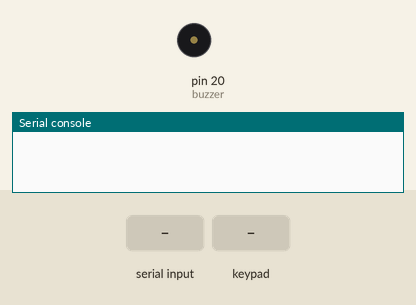
The program below on a simulated MicroPython board. On the bench: buzzer (waves = sounding), the last lines printed to the serial console. Inputs (shaded band) come from the test bench.

Above: at 1.7 s.
1.8 s: "A" typed at the serial console, then Enter
At 1.95 s:
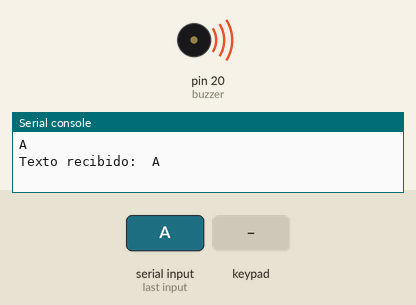
3.3 s: keypad keys 1 2 A pressed 0.4 s apart
At 5.9 s:
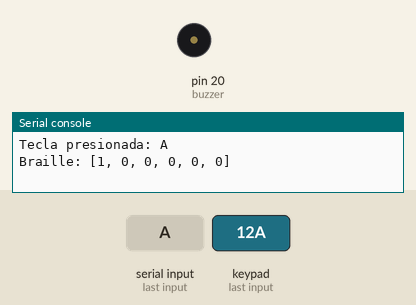
9.6 s: key 'B' pressed
At 9.95 s:
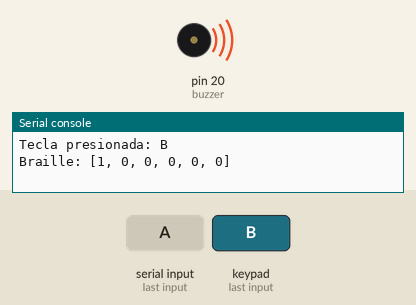
Timing chart, 0 to 12.3 s (numbered marks = the images above; inputs shaded):
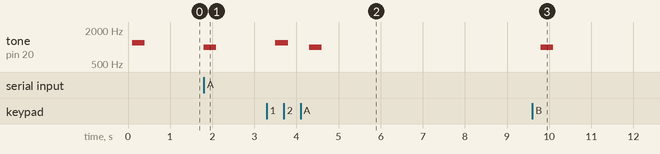

The program:

Rasp_Funciona.py
```python
from machine import Pin, PWM
import time
import select
import sys


texto = ""
texto_recibido = ""

time.sleep(0.1)


# Pines del teclado matricial
Horisontal_pin = [2, 3, 4, 5]
Vertical_pin = [6, 7, 8, 9]

# Definir las teclas del teclado
keys = [['1', '2', "3", "A"],
        ['4', '5', "6", "B"],
        ['7', '8', "9", "C"],
        ['*', '0', "#", "D"]]

# Inicializar filas y columnas
rows = [Pin(pin, Pin.OUT) for pin in Horisontal_pin]
cols = [Pin(pin, Pin.IN, Pin.PULL_DOWN) for pin in Vertical_pin]

# Configurar buzzer pasivo en pin 20 con PWM
buzzer = PWM(Pin(20))

# Función beep para hacer sonar buzzer pasivo
def beep(frequency, duration):
    buzzer.freq(frequency)
    buzzer.duty_u16(60000)  # Duty cycle alto para mejor volumen (max 65535)
    time.sleep(duration)
    buzzer.duty_u16(0)
    time.sleep(0.1)

# Diccionario Braille con 6 puntos por letra
braille_dict = {
    'a': [1, 0, 0, 0, 0, 0],
    'b': [1, 0, 1, 0, 0, 0],
    'c': [1, 1, 0, 0, 0, 0],
    'd': [1, 1, 0, 1, 0, 0],
    'e': [1, 0, 0, 1, 0, 0],
    'f': [1, 1, 1, 0, 0, 0],
    'g': [1, 1, 1, 1, 0, 0],
    'h': [1, 0, 1, 1, 0, 0],
    'i': [0, 1, 1, 0, 0, 0],
    'j': [0, 1, 1, 1, 0, 0],
    'k': [1, 0, 0, 0, 1, 0],
    'l': [1, 0, 1, 0, 1, 0],
    'm': [1, 1, 0, 0, 1, 0],
    'n': [1, 1, 0, 1, 1, 0],
    'o': [1, 0, 0, 1, 1, 0],
    'p': [1, 1, 1, 0, 1, 0],
    'q': [1, 1, 1, 1, 1, 0],
    'r': [1, 0, 1, 1, 1, 0],
    's': [0, 1, 1, 0, 1, 0],
    't': [0, 1, 1, 1, 1, 0],
    'u': [1, 0, 0, 0, 1, 1],
    'v': [1, 0, 1, 0, 1, 1],
    'w': [0, 1, 1, 1, 0, 1],
    'x': [1, 1, 0, 0, 1, 1],
    'y': [1, 1, 0, 1, 1, 1],
    'z': [1, 0, 0, 1, 1, 1],
    ' ': [0, 0, 0, 0, 0, 0],
}

texto = ""
# Convertir texto a lista de patrones Braille
braille_letras = [braille_dict[letra] for letra in texto]
indice_actual = 0

# Función para escanear teclado
def scan_keypad():
    for row_idx, row in enumerate(rows):
        row.high()
        for col_idx, col in enumerate(cols):
            if col.value() == 1:
                time.sleep(0.2)
                row.low()
                return keys[row_idx][col_idx]
        row.low()
    return None

# Mostrar letra en Braille con sonidos en buzzer
def mostrar_braille(patron):
    print("Braille:", patron)
    for punto in patron:
        if punto == 1:
            beep(1000, 0.3)  # Sonido tono 1000Hz por 0.3s
        else:
            time.sleep(0.3)
        time.sleep(0.2)
    time.sleep(0.5)

# Función para validar si una tecla es correcta
def validar_tecla(tecla, patron_braille):
    # Teclas válidas corresponden a las posiciones 1, 2, 4, 5, 7, 8
    posiciones_validas = {
        '1': 0,  # 1 corresponde al primer punto
        '2': 1,  # 2 corresponde al segundo punto
        '4': 2,  # 4 corresponde al tercer punto
        '5': 3,  # 5 corresponde al cuarto punto
        '7': 4,  # 7 corresponde al quinto punto
        '8': 5   # 8 corresponde al sexto punto
    }

    if tecla in posiciones_validas:
        posicion = posiciones_validas[tecla]
        if patron_braille[posicion] == 1:
            return True
    return False

# Bucle principal
beep(1200, 0.3)
texto = sys.stdin.readline().strip()
print("Texto recibido: ", texto)
beep(1000, 0.3)
while True:
    print("Sistema Braille iniciado")
    braille_letras = [braille_dict.get(letra, braille_dict[' ']) for letra in texto.lower()]
    indice_actual = 0

    print("Presiona A o B para avanzar a la siguiente letra...")
    tecla = None
    while not tecla:
        tecla = scan_keypad()

    print(f"Tecla presionada: {tecla}")

    if tecla in ['A', 'B']:
        letra_braille = braille_letras[indice_actual]
        mostrar_braille(letra_braille)
        indice_actual = (indice_actual + 1) % len(braille_letras)
    elif validar_tecla(tecla, braille_letras[indice_actual]):
        print(f"Tecla {tecla} correcta: beep!")
        beep(1200, 0.3)
    else:
        print(f"Tecla {tecla} incorrecta!")
```

Measured:
- after the input at 1.8 s, tone on pin 20 (buzzer): silent → 1000 Hz at once, → silent 0.30 s later
- after the input at 3.3 s, tone on pin 20 (buzzer): silent → 1200 Hz after 0.20 s, → silent 0.30 s later, → 1000 Hz 0.50 s later, → silent 0.30 s later
- after the input at 9.6 s, tone on pin 20 (buzzer): silent → 1000 Hz after 0.20 s, → silent 0.30 s later
